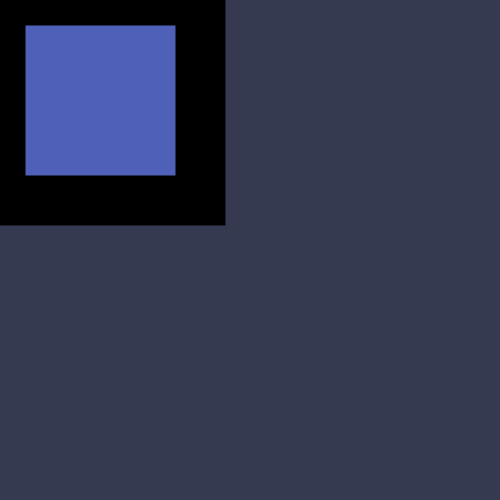
Frame 1 (no input)
Frame 60 (the mouse pressed at the canvas centre just before this capture): identical to frame 1, image omitted
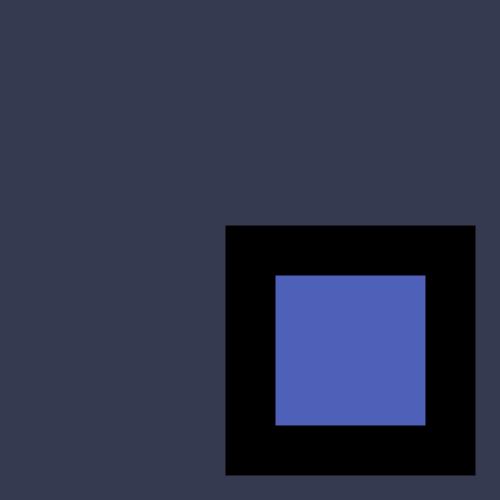
Frame 120 (the mouse held since frame 60 and released just before this capture)

The Processing sketch that drew these frames (run headless with seeded random() and noise(); from frame 60 on, the mouse is pressed at the canvas centre):

// Processing sketch: processing_35427
// ── processing_35427.pde

void setup() {
size(500,500);
background(100, 29, 116);
frameRate(40);
fill(78, 96, 183);
stroke(0,0,0);
strokeWeight(50);
}
void draw() {
background(54, 58, 80);
rect(mouseX, mouseY,200, 200);
}

                
                
